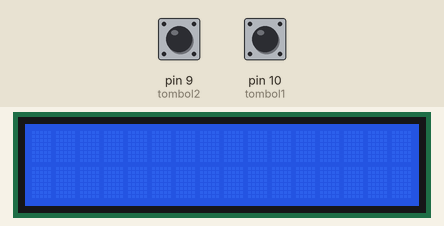
Recording of a sketch running on a simulated Arduino Uno, built with avr-gcc and run on an emulated ATmega328P. Parts: 16×2 character LCD. The inputs (shaded band) are chosen by the test bench; at power-on: pin 9 (tombol2) HIGH, pin 10 (tombol1) HIGH.

Above: at 1.2 s.
1.3 s: pin 9 (tombol2) pulled LOW for 1.2 s
At 2.15 s:
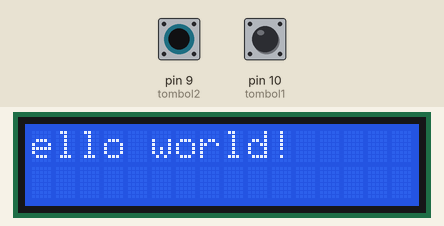
4.0 s: pin 10 (tombol1) pulled LOW for 1.2 s
At 8.0 s:
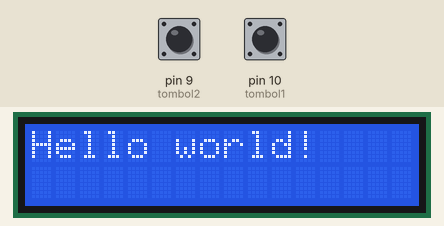
8.3 s: pin 10 (tombol1) pulled LOW for 1.2 s
At 11.3 s:
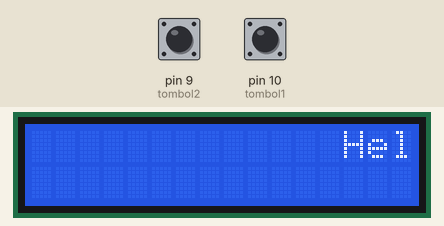
Timing chart, 0 to 12.8 s (numbered marks = the images above; inputs shaded):
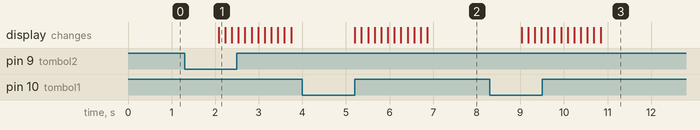

The sketch:

LCD_2push_LeftRight.ino
```cpp
#include <LiquidCrystal_I2C.h>
LiquidCrystal_I2C lcd(0x27,16,2);
int tombol1=10;
int tombol2=9;
int tombol3=8;

void setup()
{
lcd.init();
lcd.clear();
lcd.backlight();

}

void loop() {
if(digitalRead(tombol1)==LOW){
  lcd.setCursor(0,0);
  lcd.print("Hello world!");
  for (int positionCounter = 0;positionCounter < 13;positionCounter++) {
lcd.scrollDisplayRight();
delay(150);
  }
}

if(digitalRead(tombol2)==LOW){
  lcd.setCursor(0,0);
  lcd.print("Hello world!");
  for (int positionCounter = 0;positionCounter < 13;positionCounter++) {
lcd.scrollDisplayLeft();
delay(150);
  }
}
  delay(1000);
}
```

Measured:
- after the input at 1.3 s, the display: changes after 0.78 s (image 1)
- after the input at 4.0 s, the display: first changes after 1.2 s (image 2 shows a later state)
- after the input at 8.3 s, the display: first changes after 0.73 s (image 3 shows a later state)
